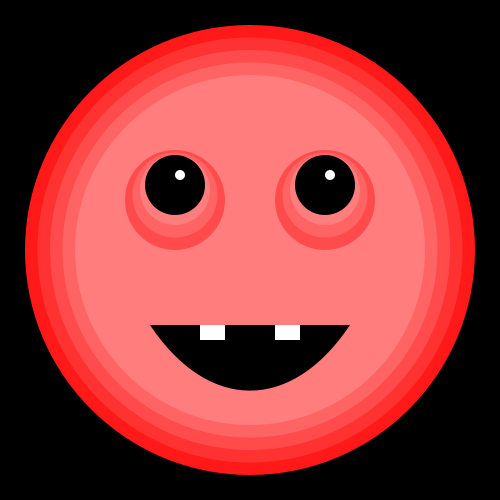
Frame 1 (no input)
Frame 60 (the mouse pressed at the canvas centre just before this capture): identical to frame 1, image omitted
Frame 120 (the mouse held since frame 60 and released just before this capture): identical to frame 1, image omitted

The Processing sketch that drew this single still picture (run headless with seeded random() and noise(); from frame 60 on, the mouse is pressed at the canvas centre):

// Processing sketch: processing_85081
// ── processing_85081.pde

// header
/******************************************
*  Processing Sketch Monster
*    
*  This is your first homework:
*  Make a monster like character
*  using simple shapes and color properties
*
*  Matt Richard 
******************************************/

// global variables


// setup
void setup(){
  // the setup function gets executed first thing
  // when the sketch loads and only is executed once
  size(500, 500); //size(width, height); in pixels
  smooth(); //this turns on anti-aliasing, makes things look pretty
}

// draw
void draw(){
  // When planning out the sketch you must think back to front like a painting.
  // The first things that you draw will get overlapped by the later things
  
  // 1. turn all pixels on the screen black
  background(0);
  
  noStroke();// no outline

  // 2. Head - ellipse(x, y, width, height);
  fill(255, 25, 25);// white
  ellipse(250, 250, 450, 450);
  fill(255, 50, 50);
  ellipse(250, 250, 425, 425);
  fill(255, 75, 75);
  ellipse(250, 250, 400, 400);
  fill(255, 100, 100);
  ellipse(250, 250, 375, 375);
  fill(255, 125, 125);
  ellipse(250, 250, 350, 350);
  
  // 3. eyes - rect(x, y, width, height);
  
  fill(255, 75, 75);// outer eye
  ellipse(175, 200, 100, 100);
  ellipse(325, 200, 100, 100);
 
   fill(255, 100, 100);// outer eye
  ellipse(175, 195, 85, 85);
  ellipse(325, 195, 85, 85);
  
  fill(255, 125, 125);// outer eye
  ellipse(175, 190, 70, 70);
  ellipse(325, 190, 70, 70);
 
  fill(0);// black eye center
//stroke(0);//  eye color
  //strokeWeight(5);// thicker stroke to act as eye color
  ellipse(175, 185, 60, 60);
  ellipse(325, 185, 60, 60);
  
  noStroke();
  
  fill(255);// white dot
  ellipse(180, 175, 10, 10);
  ellipse(330, 175, 10, 10);
  
 
  //ellipse(250, 325, 350, 20);
  // 6. mouth - rect(x, y, width, height);
  fill(0);// red
  curve(0, -200, 150, 325, 350, 325, 500, -200);
 
 
  // 5. teeth - ellipse(x, y, width, height);
  fill(255);// white
  rect(200, 325, 25, 15);
  rect(275, 325, 25, 15);
  
   // 6. nostrils
    //fill(0);// white dot
    //ellipse(225, 280, 20, 10);
    //ellipse(275, 280, 20, 10);
}
